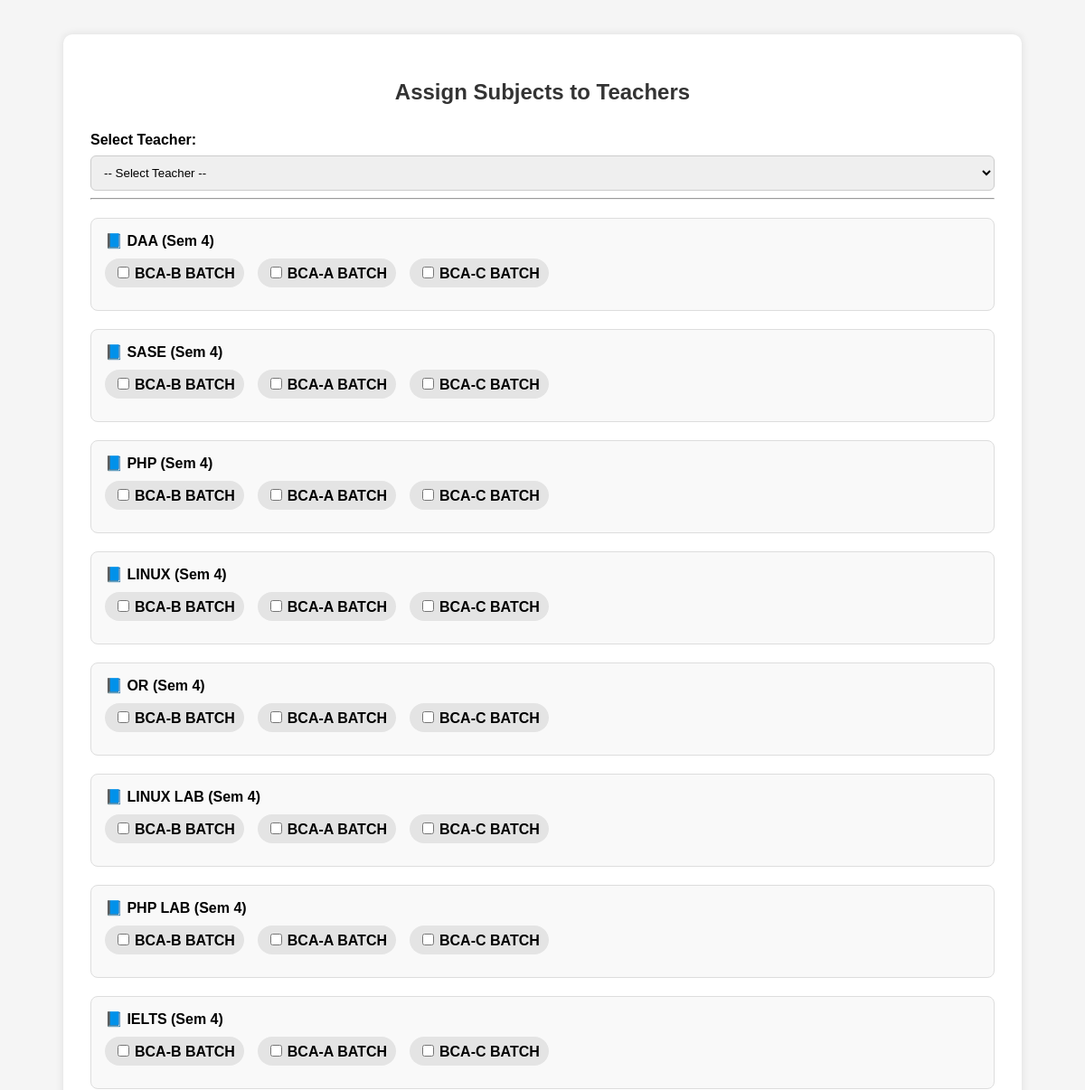
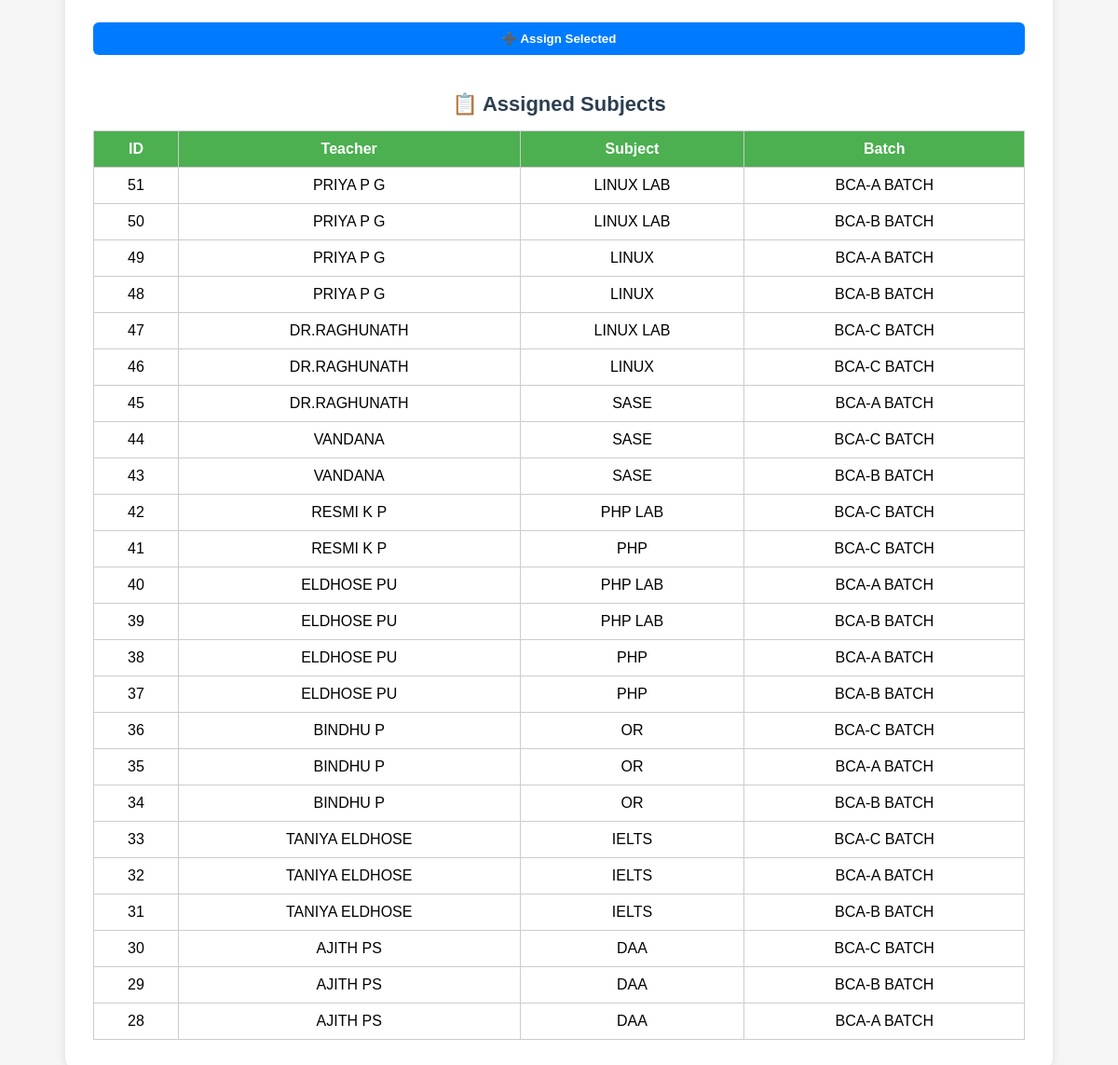
Screenshot of /Assign_subjects.php (signed in) with the database file from the repository (2 pictures, top to bottom).
### tables this page shows
CREATE TABLE `subjects` (
  `subject_id` int(11) NOT NULL,
  `subject_name` varchar(100) NOT NULL,
  `sem` int(11) NOT NULL,
  `subject_group` varchar(100) DEFAULT NULL
);

CREATE TABLE `batches` (
  `batch_id` int(11) NOT NULL,
  `batch_name` varchar(100) NOT NULL,
  `sem` int(11) NOT NULL
);

CREATE TABLE `teacher_subjects` (
  `id` int(11) NOT NULL,
  `teacher_id` int(11) NOT NULL,
  `subject_id` int(11) NOT NULL,
  `batch_id` int(11) NOT NULL
);

CREATE TABLE `teachers` (
  `teacher_id` int(11) NOT NULL,
  `teacher_name` varchar(100) NOT NULL,
  `email` varchar(100) NOT NULL,
  `password` varchar(255) NOT NULL
);

### Assign_subjects.php (the view, shortened to what this page needs)
<?php
include 'config.php';
$subjects = mysqli_query($conn, "SELECT * FROM subjects ORDER BY sem");
$batches = mysqli_query($conn, "SELECT * FROM batches ORDER BY sem");
$assigned = mysqli_query($conn, "
    SELECT ts.id, t.teacher_name, s.subject_name, b.batch_name
    FROM teacher_subjects ts
    JOIN teachers t ON ts.teacher_id = t.teacher_id
    JOIN subjects s ON ts.subject_id = s.subject_id
    JOIN batches b ON ts.batch_id = b.batch_id
    ORDER BY ts.id DESC
");
?>
<!DOCTYPE html>
<html>
<head>
</head>
<body>
<div class="container">
    <h2>Assign Subjects to Teachers</h2>
    <form method="POST">
        <label>Select Teacher:</label>
        <select name="teacher_id" required>
            <option value="">-- Select Teacher --</option>
        </select>
        <hr>
        <?php
        mysqli_data_seek($subjects, 0);
        while ($subject = mysqli_fetch_assoc($subjects)) { ?>
            <div class="subject-section">
                <label><?= "📘 {$subject['subject_name']} (Sem {$subject['sem']})" ?></label>
                <div class="batch-list">
                    <?php
                    mysqli_data_seek($batches, 0);
                    while ($batch = mysqli_fetch_assoc($batches)) {
                        if ($batch['sem'] == $subject['sem']) {
                            echo '<label class="batch-checkbox">';
                            echo '<input type="checkbox" name="assign['.$subject['subject_id'].'][]" value="'.$batch['batch_id'].'">';
                            echo $batch['batch_name'];
                            echo '</label>';
                        }
                    }
                    ?>
                </div>
            </div>
        <?php } ?>
        <button type="submit">➕ Assign Selected</button>
    </form>
    <h3 class="table-title">📋 Assigned Subjects</h3>
    <table>
        <tr>
            <th>ID</th>
            <th>Teacher</th>
            <th>Subject</th>
            <th>Batch</th>
        </tr>
        <?php while ($row = mysqli_fetch_assoc($assigned)) { ?>
            <tr>
                <td><?= $row['id'] ?></td>
                <td><?= $row['teacher_name'] ?></td>
                <td><?= $row['subject_name'] ?></td>
                <td><?= $row['batch_name'] ?></td>
            </tr>
        <?php } ?>
    </table>
</div>
</body>
</html>

### Assign_subjects.php (style rules this page uses)
body { font-family: Arial; background: #f5f5f5; padding: 30px; }
.container { max-width: 1000px; margin: auto; background: white; padding: 30px; border-radius: 10px; box-shadow: 0 0 10px rgba(0,0,0,0.1); }
h2 { text-align: center; color: #333; margin-bottom: 30px; }
label { font-weight: bold; }
select, button { width: 100%; padding: 10px; margin-top: 8px; border-radius: 6px; border: 1px solid #ccc; }
.subject-section { margin-top: 20px; padding: 15px; background: #f9f9f9; border-radius: 8px; border: 1px solid #ddd; }
.batch-list { margin-top: 10px; }
.batch-checkbox { display: inline-block; margin-right: 15px; margin-bottom: 10px; background: #e4e4e4; padding: 6px 10px; border-radius: 20px; cursor: pointer; }
.batch-checkbox input { margin-right: 6px; }
button { margin-top: 25px; background: #007bff; color: white; font-weight: bold; border: none; cursor: pointer; }
h3.table-title { text-align: center; margin-top: 40px; margin-bottom: 10px; font-size: 22px; color: #2c3e50; }
table { width: 100%; margin-top: 15px; border-collapse: collapse; }
th, td { padding: 10px; border: 1px solid #ccc; text-align: center; }
th { background: #4CAF50; color: white; }

### rows the page displays
subjects: subject_name "DAA", sem "4"
batches: batch_name "BCA-B BATCH"
batches: batch_name "BCA-A BATCH"
batches: batch_name "BCA-C BATCH"
subjects: subject_name "SASE", sem "4"
subjects: subject_name "PHP", sem "4"
subjects: subject_name "LINUX", sem "4"
subjects: subject_name "OR", sem "4"
subjects: subject_name "LINUX LAB", sem "4"
subjects: subject_name "PHP LAB", sem "4"
subjects: subject_name "IELTS", sem "4"
teacher_subjects: id "51", teacher.teacher_name "PRIYA P G", subject.subject_name "LINUX LAB", batch.batch_name "BCA-A BATCH"
teacher_subjects: id "50", teacher.teacher_name "PRIYA P G", subject.subject_name "LINUX LAB", batch.batch_name "BCA-B BATCH"
teacher_subjects: id "49", teacher.teacher_name "PRIYA P G", subject.subject_name "LINUX", batch.batch_name "BCA-A BATCH"
teacher_subjects: id "48", teacher.teacher_name "PRIYA P G", subject.subject_name "LINUX", batch.batch_name "BCA-B BATCH"
teacher_subjects: id "47", teacher.teacher_name "DR.RAGHUNATH", subject.subject_name "LINUX LAB", batch.batch_name "BCA-C BATCH"
teacher_subjects: id "46", teacher.teacher_name "DR.RAGHUNATH", subject.subject_name "LINUX", batch.batch_name "BCA-C BATCH"
teacher_subjects: id "45", teacher.teacher_name "DR.RAGHUNATH", subject.subject_name "SASE", batch.batch_name "BCA-A BATCH"
teacher_subjects: id "44", teacher.teacher_name "VANDANA", subject.subject_name "SASE", batch.batch_name "BCA-C BATCH"
teacher_subjects: id "43", teacher.teacher_name "VANDANA", subject.subject_name "SASE", batch.batch_name "BCA-B BATCH"
teacher_subjects: id "42", teacher.teacher_name "RESMI K P", subject.subject_name "PHP LAB", batch.batch_name "BCA-C BATCH"
teacher_subjects: id "41", teacher.teacher_name "RESMI K P", subject.subject_name "PHP", batch.batch_name "BCA-C BATCH"
teacher_subjects: id "40", teacher.teacher_name "ELDHOSE PU", subject.subject_name "PHP LAB", batch.batch_name "BCA-A BATCH"
teacher_subjects: id "39", teacher.teacher_name "ELDHOSE PU", subject.subject_name "PHP LAB", batch.batch_name "BCA-B BATCH"
teacher_subjects: id "38", teacher.teacher_name "ELDHOSE PU", subject.subject_name "PHP", batch.batch_name "BCA-A BATCH"
teacher_subjects: id "37", teacher.teacher_name "ELDHOSE PU", subject.subject_name "PHP", batch.batch_name "BCA-B BATCH"
teacher_subjects: id "36", teacher.teacher_name "BINDHU P", subject.subject_name "OR", batch.batch_name "BCA-C BATCH"
teacher_subjects: id "35", teacher.teacher_name "BINDHU P", subject.subject_name "OR", batch.batch_name "BCA-A BATCH"
teacher_subjects: id "34", teacher.teacher_name "BINDHU P", subject.subject_name "OR", batch.batch_name "BCA-B BATCH"
teacher_subjects: id "33", teacher.teacher_name "TANIYA ELDHOSE", subject.subject_name "IELTS", batch.batch_name "BCA-C BATCH"
teacher_subjects: id "32", teacher.teacher_name "TANIYA ELDHOSE", subject.subject_name "IELTS", batch.batch_name "BCA-A BATCH"
teacher_subjects: id "31", teacher.teacher_name "TANIYA ELDHOSE", subject.subject_name "IELTS", batch.batch_name "BCA-B BATCH"
teacher_subjects: id "30", teacher.teacher_name "AJITH PS", subject.subject_name "DAA", batch.batch_name "BCA-C BATCH"
teacher_subjects: id "29", teacher.teacher_name "AJITH PS", subject.subject_name "DAA", batch.batch_name "BCA-B BATCH"
teacher_subjects: id "28", teacher.teacher_name "AJITH PS", subject.subject_name "DAA", batch.batch_name "BCA-A BATCH"
